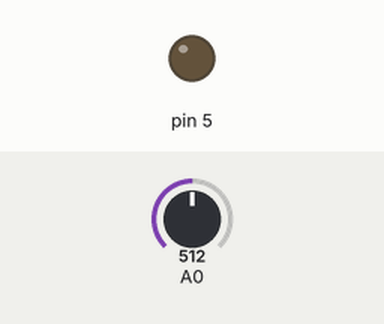
The sketch below on a simulated Arduino Uno, built with avr-gcc and run on an emulated ATmega328P. Shown: output pins drawn as LEDs (lit = HIGH). Dashed ring = blinking. Inputs (shaded band) come from the test bench; at power-on: A0 = 512.

Above: at 1.2 s.
1.3 s: A0 set to 357
2.8 s: A0 set to 342
At 5.6 s:
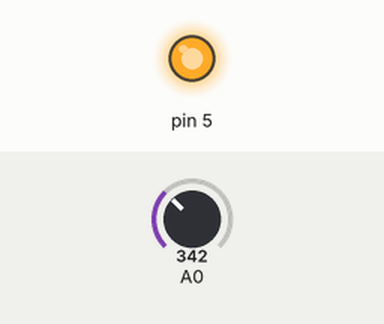
5.8 s: A0 set to 511
At 6.6 s:
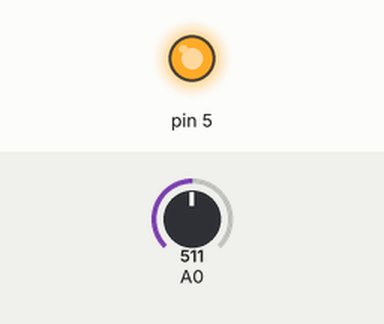
7.3 s: A0 set to 306
At 8.6 s:
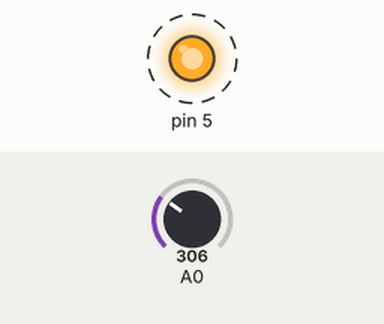
Timing chart, 0 to 11.3 s (numbered marks = the images above; inputs shaded):
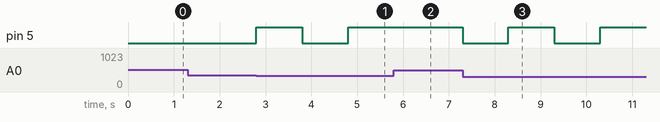

The sketch:

Lamp_ON_OFF_project.ino
```cpp
// Code by arduiNote 22.09.2022


bool logicON_OFF =0;

int threshold = 540; //Enter Your threshold value here

int absolute_value = 0;

int sensor_value = 0;


void setup() {

    pinMode(5, OUTPUT);
}


void loop() {

sensor_value = analogRead(A0);

absolute_value = abs(sensor_value - threshold);


if (absolute_value>190)
  {
      logicON_OFF=!logicON_OFF;

      digitalWrite(5, logicON_OFF);   // turn the LED on (HIGH is the voltage level)

      delay(1000);
  }

}
```

Measured:
- the behaviour switches between 350 and 349 on A0 (found by bisection; images 0 and 1)
- after the input at 1.3 s, every drawn part: stays the same
- after the input at 2.8 s, pin 5: LOW → HIGH at once, → LOW 1.0 s later, → HIGH 1.0 s later
- after the input at 5.8 s, pin 5: stays HIGH (without the input it goes to LOW after 0.00 s)
- after the input at 7.3 s, pin 5: alternates HIGH for 1.0 s and LOW for 1.0 s, starting at once
